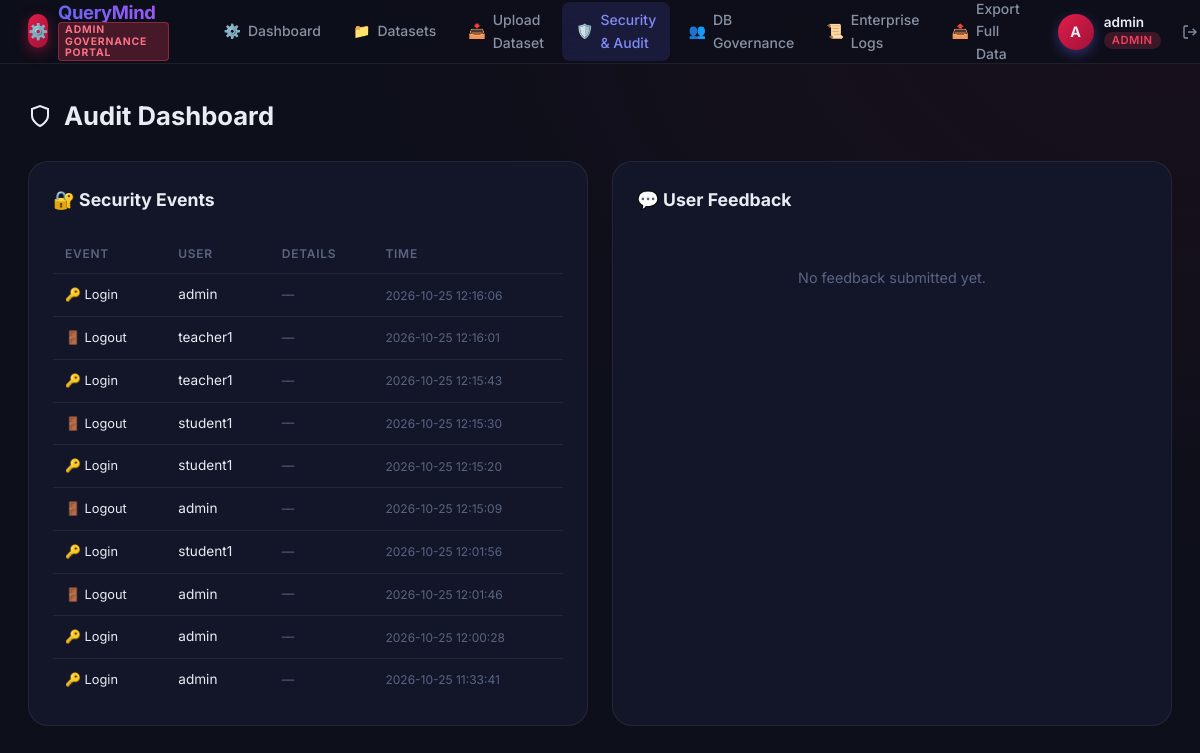
/audit (signed in), run on an earlier commit of the app's database.
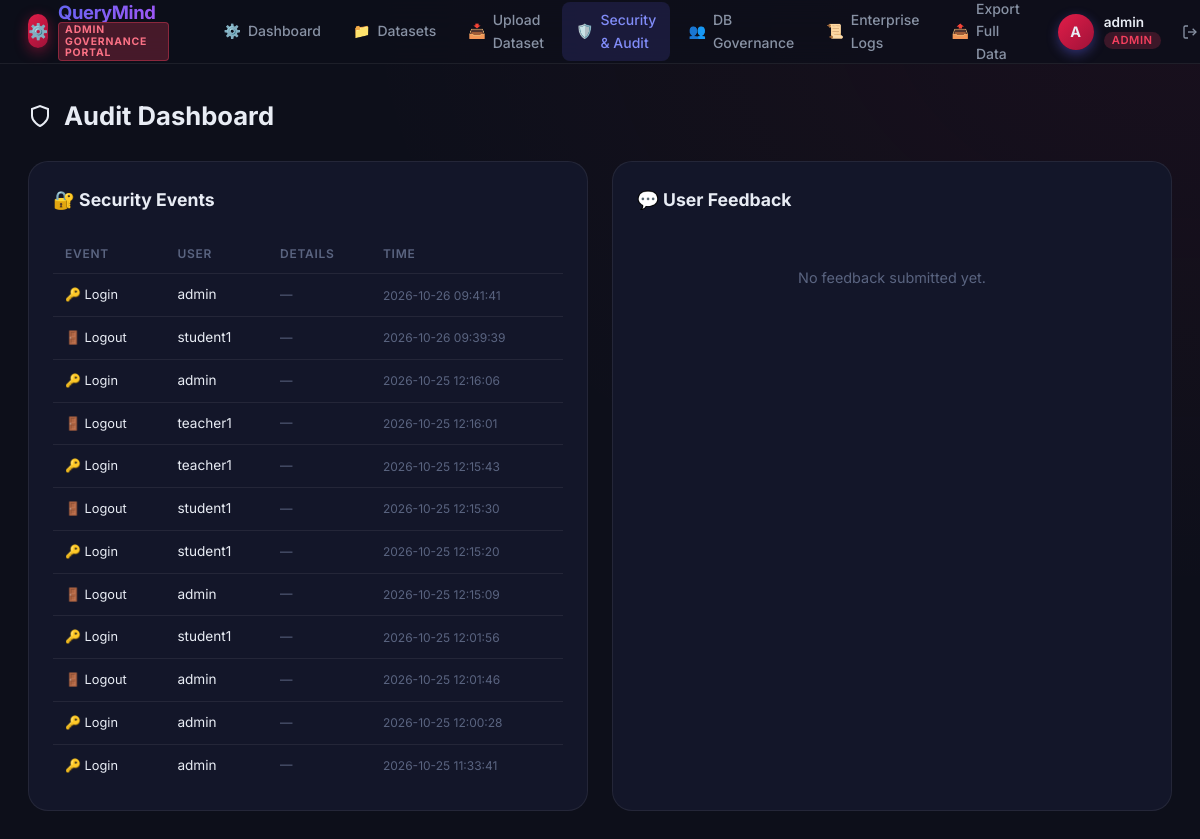
And on a later commit of the database.
### tables this page shows
CREATE TABLE audit_logs (
        id         INTEGER PRIMARY KEY AUTOINCREMENT,
        event_type TEXT,
        user_id    INTEGER,
        username   TEXT,
        details    TEXT,
        timestamp  TEXT DEFAULT (datetime('now'))
    );

### app.py (the view)
@app.route("/audit")
@login_required
@admin_required
def audit():
    return render_template("audit.html",
        events=get_audit_logs(200),
        feedback=get_feedback(100))

### app.py (called while the page is built)
def login_required(f):
    from functools import wraps
    @wraps(f)
    def wrapper(*args, **kwargs):
        if "user_id" not in session:
            flash("Please log in to continue.", "warning")
            return redirect(url_for("login"))
        return f(*args, **kwargs)
    return wrapper

def admin_required(f):
    from functools import wraps
    @wraps(f)
    def wrapper(*args, **kwargs):
        if session.get("role") not in ("admin", "teacher"):
            flash("Access denied.", "danger")
            return redirect(url_for("dashboard"))
        return f(*args, **kwargs)
    return wrapper

### db/database.py (called while the page is built)
def _conn():
    conn = sqlite3.connect(DB_PATH)
    conn.row_factory = sqlite3.Row          # rows accessible as dicts
    conn.execute("PRAGMA foreign_keys = ON")
    conn.execute("PRAGMA journal_mode = WAL")
    return conn

def get_audit_logs(limit=200):
    conn = _conn()
    rows = conn.execute(
        "SELECT * FROM audit_logs ORDER BY id DESC LIMIT ?", (limit,)
    ).fetchall()
    conn.close()
    return [dict(r) for r in rows]

### templates/audit.html (shortened to what this page needs)
{% extends "base.html" %}
{% block content %}
<div class="page-header">
  <h1>
    <svg width="24" height="24" viewBox="0 0 24 24" fill="none" stroke="currentColor" stroke-width="2"><path d="M12 22s8-4 8-10V5l-8-3-8 3v7c0 6 8 10 8 10z"/></svg>
    Audit Dashboard
  </h1>
</div>
<div class="audit-layout">
  <div class="audit-panel">
    <h2 class="panel-title">🔐 Security Events</h2>
    {% if events %}
    <div class="audit-table-wrap">
      <table class="audit-table">
        <thead>
          <tr>
            <th>Event</th>
            <th>User</th>
            <th>Details</th>
            <th>Time</th>
          </tr>
        </thead>
        <tbody>
          {% for ev in events %}
          <tr class="event-{{ ev.event_type }}">
            <td>
              <span class="event-badge">
                {% if ev.event_type == 'login' %}🔑
                {% elif ev.event_type == 'logout' %}🚪
                {% elif ev.event_type == 'login_failed' %}⛔
                {% elif ev.event_type == 'validation_blocked' %}🛡
                {% else %}📌{% endif %}
                {{ ev.event_type.replace('_', ' ').title() }}
              </span>
            </td>
            <td>{{ ev.username or '—' }}</td>
            <td class="audit-details">{{ ev.details or '—' }}</td>
            <td class="audit-time">{{ ev.timestamp }}</td>
          </tr>
          {% endfor %}
        </tbody>
      </table>
    </div>
    {% else %}
    <p class="empty-info">No audit events recorded yet.</p>
    {% endif %}
  </div>
  <div class="audit-panel">
    <h2 class="panel-title">💬 User Feedback</h2>
    {% if feedback %}
    <div class="feedback-list">
      {% for fb in feedback %}
      <div class="feedback-entry {{ fb.rating }}">
        <div class="fb-top">
          <span class="rating-badge {{ fb.rating }}">{{ '👍' if fb.rating == 'helpful' else '👎' }} {{ fb.rating.replace('_',' ').title() }}</span>
          <span class="fb-time">{{ fb.timestamp }}</span>
        </div>
        <div class="fb-question">{{ fb.question }}</div>
        {% if fb.comment %}
        <div class="fb-comment">{{ fb.comment }}</div>
        {% endif %}
      </div>
      {% endfor %}
    </div>
    {% else %}
    <p class="empty-info">No feedback submitted yet.</p>
    {% endif %}
  </div>
</div>
{% endblock %}

What changed in the data, as far as the page shows it:
added audit_logs: event_type.replace "Login", username "admin", details "—", timestamp "2026-10-26 09:41:41"
added audit_logs: event_type.replace "Logout", username "student1", details "—", timestamp "2026-10-26 09:39:39"
